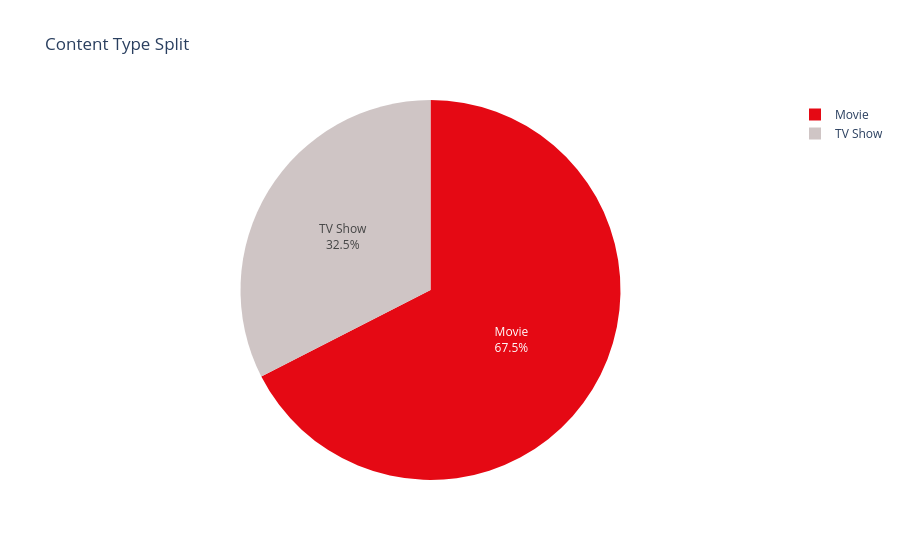

Notebook code cell kept with this figure:
### Markdown cell above
## 3. Movies vs TV Shows

### Code cell
%pip install --upgrade kaleido

type_counts = df['type'].value_counts()

fig_pie = go.Figure(go.Pie(
    labels=type_counts.index,
    values=type_counts.values,
    marker_colors=[NETFLIX_RED, '#CFC5C5'],
    textinfo='percent+label'
))
fig_pie.update_layout(title='Content Type Split', template='plotly_white')
fig_pie.show()
save_plotly_figure(fig_pie, 'content_type_split.png')

yearly = df.groupby(['year_added', 'type']).size().unstack(fill_value=0)
movie_series = yearly.get('Movie', pd.Series(0, index=yearly.index))
tv_series = yearly.get('TV Show', pd.Series(0, index=yearly.index))

fig_bar = go.Figure()
fig_bar.add_trace(go.Bar(x=yearly.index, y=movie_series.values, name='Movie', marker_color=NETFLIX_RED))
fig_bar.add_trace(go.Bar(x=yearly.index, y=tv_series.values, name='TV Show', marker_color='#221F1F'))
fig_bar.update_layout(
    title='Content Added Per Year by Type',
    xaxis_title='Year',
    yaxis_title='Number of Titles',
    barmode='group',
    template='plotly_white'
)
fig_bar.show()
save_plotly_figure(fig_bar, 'content_added_by_year.png')

print(f"\nFINDING: Netflix's catalogue is {type_counts['Movie']/len(df)*100:.1f}% Movies and {type_counts['TV Show']/len(df)*100:.1f}% TV Shows.")
print(f"TV Show additions grew faster than Movies from 2015 onward, reflecting a shift toward serialised content.")

### Figure 1 — Plotly figure (JSON) as saved in the notebook; plotly's stock layout.template omitted (floating-point values rounded to 4 significant figures)
{"data": [{"labels": ["Movie", "TV Show"], "marker": {"colors": ["#E50914", "#CFC5C5"]}, "textinfo": "percent+label", "type": "pie", "values": [3939, 1898]}], "layout": {"title": {"text": "Content Type Split"}}}
